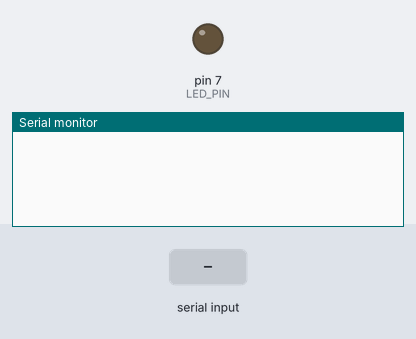
Recording of a sketch running on a simulated Arduino Mega 2560, built with avr-gcc and run on an emulated ATmega2560. On the bench: output pins drawn as LEDs (lit = HIGH), the last lines printed to the serial monitor. The test bench sets the inputs (shaded band).

Above: at 1.2 s.
1.3 s: "ON!" received over the second serial link
At 2.6 s:
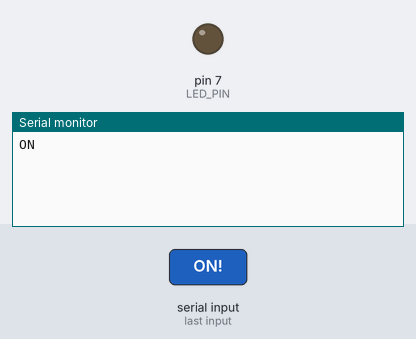
3.5 s: "OFF!" received over the second serial link
At 5.2 s:
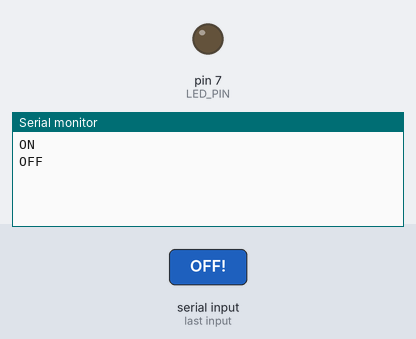
5.5 s: "1!" received over the second serial link
At 6.9 s:
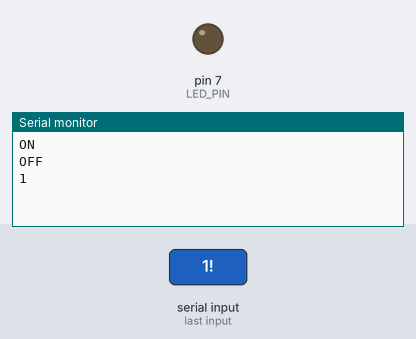

The sketch:

mega-slave.ino
```cpp
#define LED_PIN 7

bool flag = false;
char recStr[10] = "";
String ledStatus = "";
String recievedData = "";

void setup() {
  Serial.begin(115200);
  Serial1.begin(115200);
  pinMode(LED_PIN, OUTPUT);
  digitalWrite(LED_PIN, LOW);
}

void loop() {
  byte n = Serial1.available();
  if (n != 0) {
    Serial1.readBytesUntil('!', recStr, 10);
    recievedData = recStr;
    recievedData.replace(" ", "");
    Serial.println(recievedData);
    if (recievedData.indexOf("ON") > 0) {
      digitalWrite(LED_PIN, HIGH);
    } else if (recievedData.indexOf("OFF") > 0)  {
      digitalWrite(LED_PIN, LOW);
    }
  }
  recievedData = "";
  for (int i = 0; i < 10; i++) {
    recStr[i] = ' ';
  }
  delay(1000);
  if (flag) {
    ledStatus = "LED:OFF!";
    flag = false;
  } else {
    ledStatus = "LED:ON!";
    flag = true;
  }
  Serial1.println(ledStatus);
}
```

Measured:
- after the input at 1.3 s, the serial monitor: prints a new line after 0.70 s (image 1)
- after the input at 3.5 s, the serial monitor: prints a new line after 0.50 s (image 2)
- after the input at 5.5 s, the serial monitor: prints a new line after 0.50 s (image 3)
